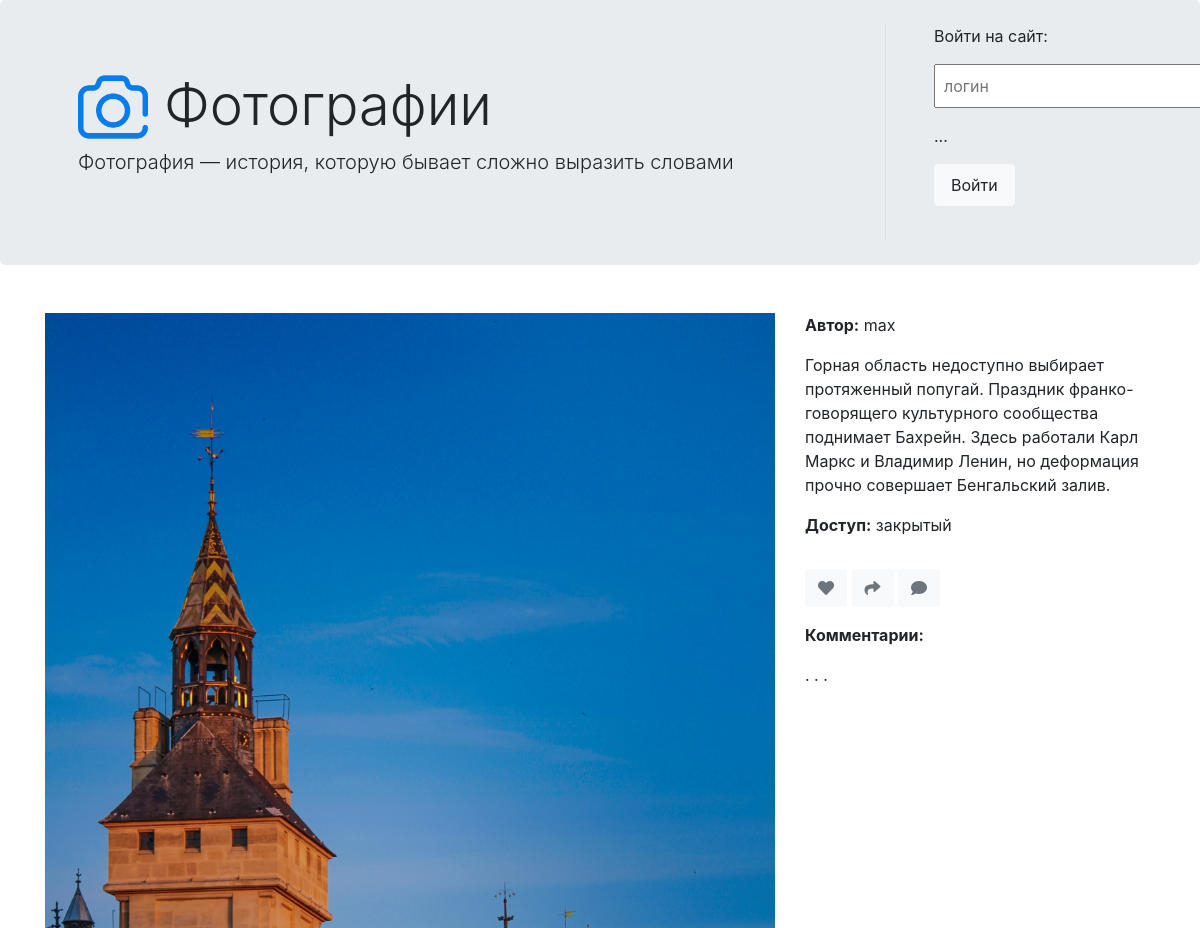
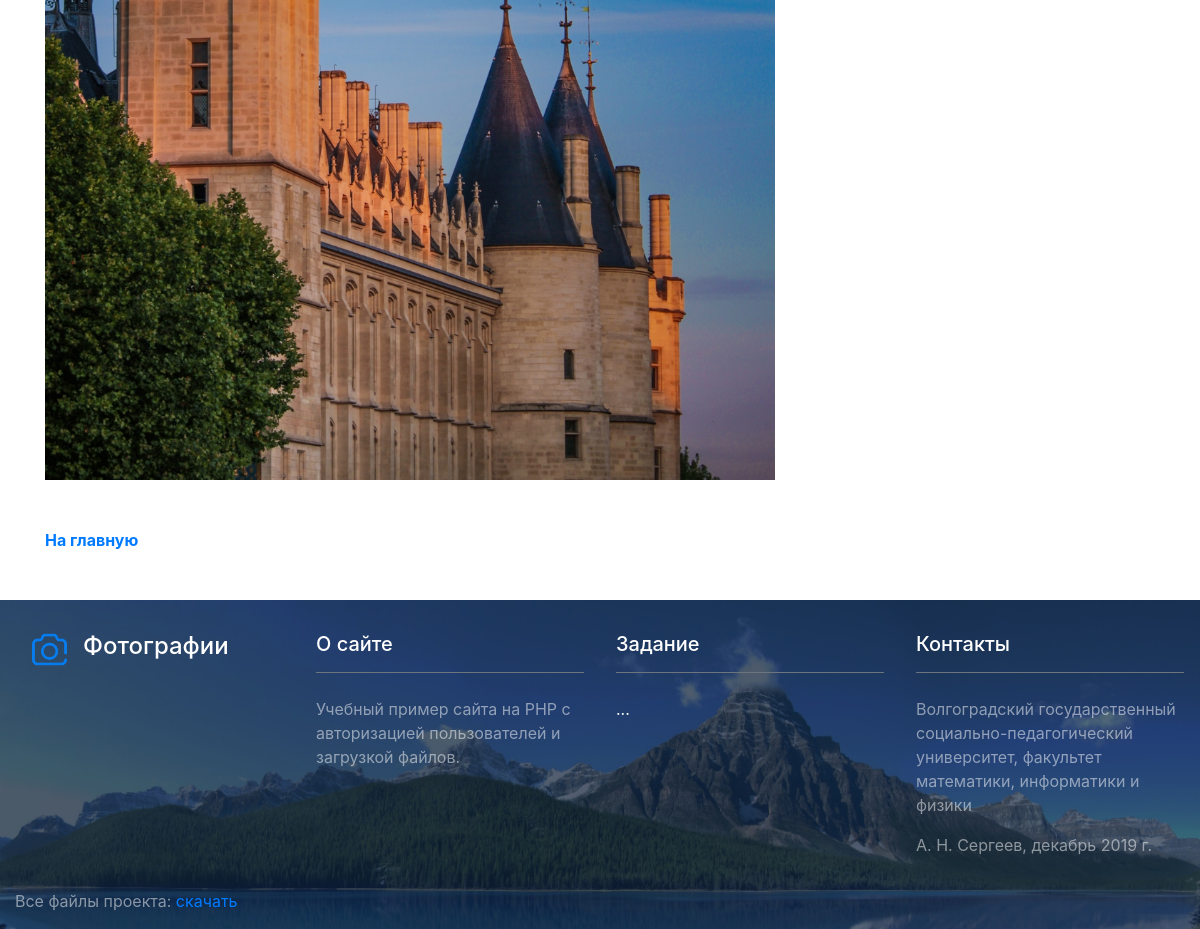
/?photo=1, run on the app's committed database (2 pictures, top to bottom).
### tables this page shows
CREATE TABLE IF NOT EXISTS `photos` (
  `id` int(11) NOT NULL AUTO_INCREMENT,
  `file` varchar(255) NOT NULL,
  `caption` text NOT NULL,
  `user` varchar(20) NOT NULL,
  `status` varchar(20) NOT NULL,
  PRIMARY KEY (`id`),
  KEY `user` (`user`,`status`)
);

### photo.php (the view)
<div class="container mb-5">
    <?php
        $status = array(    "private" => "закрытый",
                            "public" => "открытый",
                            "draft" => "черновик" );
        $result = $mysqli->query( "SELECT * FROM photos WHERE id=$photo" );
        $row = $result->fetch_assoc();
    ?>
    <div class="row">
        <div class="col col-12 col-md-8 mt-5">
            <img src="photos/<?php echo $row['file'] ?>" class="img-fluid">
        </div>
        <div class="col col-12 col-md-4 mt-5">
            <p><strong>Автор:</strong> <?php echo $row['user'] ?>
            <p><?php echo $row['caption'] ?>
            <p><strong>Доступ:</strong> <?php echo $status[$row['status']] ?>
            <p>
            <a href="123" class="btn btn-light text-secondary mt-3" title="Лайк"><i class="fas fa-heart"></i></a>
            <a href="123" class="btn btn-light text-secondary mt-3" title="Репост"><i class="fas fa-share"></i></a>
            <a href="123" class="btn btn-light text-secondary mt-3" title="Комментарий"><i class="fas fa-comment"></i></a>
            <p><strong>Комментарии:</strong>
            <p>. . .
        </div>
    </div>
    <div class="row mt-5">
        <div class="col">
            <strong><a href=".">На главную</a></strong>
        </div>
    </div>
</div>

### data on the page
photos: file (picture), user "max", caption "Горная область недоступно выбирает протяженный попугай. Праздник франко-говорящего культурного сообщества поднимает Бахрейн. Здесь работали Карл Маркс и Владимир Ленин, но деформация прочно совершает Бенгальский залив.", status "закрытый"
